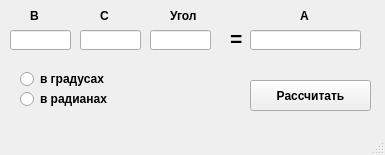
<?xml version="1.0" encoding="UTF-8"?>
<ui version="4.0">
 <class>MainWindow</class>
 <widget class="QMainWindow" name="MainWindow">
  <property name="geometry">
   <rect>
    <x>0</x>
    <y>0</y>
    <width>385</width>
    <height>155</height>
   </rect>
  </property>
  <property name="font">
   <font>
    <bold>true</bold>
   </font>
  </property>
  <property name="windowTitle">
   <string>MainWindow</string>
  </property>
  <property name="iconSize">
   <size>
    <width>18</width>
    <height>18</height>
   </size>
  </property>
  <property name="animated">
   <bool>true</bool>
  </property>
  <property name="tabShape">
   <enum>QTabWidget::Rounded</enum>
  </property>
  <widget class="QWidget" name="centralwidget">
   <widget class="QPushButton" name="pushButton">
    <property name="geometry">
     <rect>
      <x>250</x>
      <y>80</y>
      <width>121</width>
      <height>31</height>
     </rect>
    </property>
    <property name="text">
     <string>Рассчитать</string>
    </property>
   </widget>
   <widget class="QLineEdit" name="lineEdit">
    <property name="geometry">
     <rect>
      <x>10</x>
      <y>30</y>
      <width>61</width>
      <height>20</height>
     </rect>
    </property>
   </widget>
   <widget class="QLineEdit" name="lineEdit_2">
    <property name="geometry">
     <rect>
      <x>80</x>
      <y>30</y>
      <width>61</width>
      <height>20</height>
     </rect>
    </property>
   </widget>
   <widget class="QLineEdit" name="lineEdit_3">
    <property name="geometry">
     <rect>
      <x>150</x>
      <y>30</y>
      <width>61</width>
      <height>20</height>
     </rect>
    </property>
   </widget>
   <widget class="QLabel" name="label">
    <property name="geometry">
     <rect>
      <x>230</x>
      <y>30</y>
      <width>16</width>
      <height>16</height>
     </rect>
    </property>
    <property name="font">
     <font>
      <pointsize>16</pointsize>
      <bold>true</bold>
     </font>
    </property>
    <property name="text">
     <string>=</string>
    </property>
   </widget>
   <widget class="QLineEdit" name="lineEdit_4">
    <property name="geometry">
     <rect>
      <x>250</x>
      <y>30</y>
      <width>111</width>
      <height>20</height>
     </rect>
    </property>
    <property name="readOnly">
     <bool>true</bool>
    </property>
   </widget>
   <widget class="QRadioButton" name="radioButton">
    <property name="geometry">
     <rect>
      <x>20</x>
      <y>70</y>
      <width>91</width>
      <height>18</height>
     </rect>
    </property>
    <property name="autoFillBackground">
     <bool>false</bool>
    </property>
    <property name="text">
     <string>в градусах</string>
    </property>
    <property name="checkable">
     <bool>true</bool>
    </property>
    <property name="autoRepeat">
     <bool>false</bool>
    </property>
   </widget>
   <widget class="QRadioButton" name="radioButton_2">
    <property name="geometry">
     <rect>
      <x>20</x>
      <y>90</y>
      <width>91</width>
      <height>18</height>
     </rect>
    </property>
    <property name="text">
     <string>в радианах</string>
    </property>
   </widget>
   <widget class="QLabel" name="label_2">
    <property name="geometry">
     <rect>
      <x>30</x>
      <y>10</y>
      <width>37</width>
      <height>12</height>
     </rect>
    </property>
    <property name="text">
     <string>B</string>
    </property>
   </widget>
   <widget class="QLabel" name="label_3">
    <property name="geometry">
     <rect>
      <x>100</x>
      <y>10</y>
      <width>37</width>
      <height>12</height>
     </rect>
    </property>
    <property name="text">
     <string>C</string>
    </property>
   </widget>
   <widget class="QLabel" name="label_4">
    <property name="geometry">
     <rect>
      <x>170</x>
      <y>10</y>
      <width>37</width>
      <height>12</height>
     </rect>
    </property>
    <property name="text">
     <string>Угол</string>
    </property>
   </widget>
   <widget class="QLabel" name="label_5">
    <property name="geometry">
     <rect>
      <x>300</x>
      <y>10</y>
      <width>37</width>
      <height>12</height>
     </rect>
    </property>
    <property name="text">
     <string>A</string>
    </property>
   </widget>
  </widget>
  <widget class="QMenuBar" name="menubar">
   <property name="geometry">
    <rect>
     <x>0</x>
     <y>0</y>
     <width>385</width>
     <height>17</height>
    </rect>
   </property>
  </widget>
  <widget class="QStatusBar" name="statusbar"/>
 </widget>
 <resources/>
 <connections/>
</ui>
